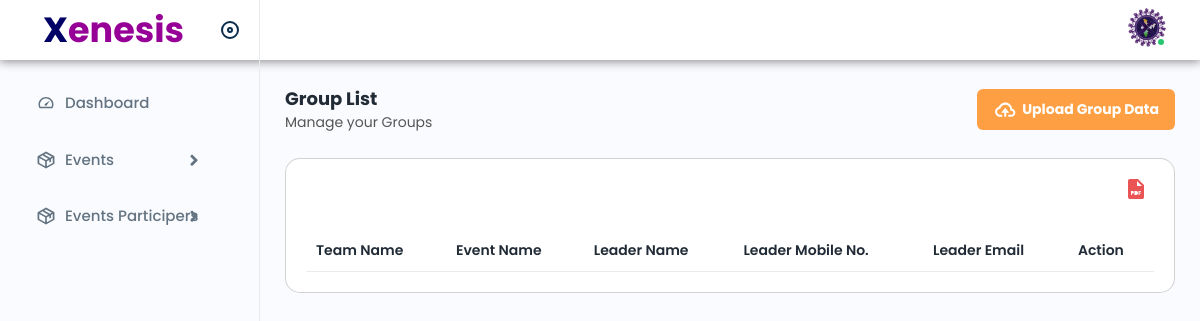
The app's page /Admin/grouplist.php, older data.
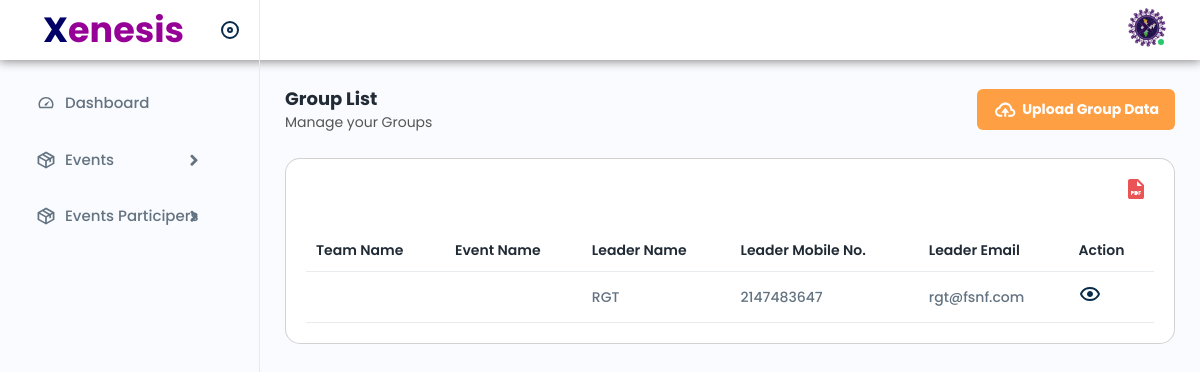
The same page, newer data.
### tables this page shows
CREATE TABLE `organizer_master` (
  `organizer_id` int(11) NOT NULL,
  `Leader_Name` varchar(100) NOT NULL,
  `event_id` int(11) NOT NULL,
  `Leader_email` varchar(250) NOT NULL,
  `Leader_mobile` int(10) NOT NULL,
  `Member1_name` varchar(100) NOT NULL,
  `Member1_email` varchar(250) NOT NULL,
  `Member1_mobile` int(10) NOT NULL,
  `Member2_name` varchar(100) NOT NULL,
  `Member2_email` varchar(250) NOT NULL,
  `Member2_mobile` int(10) NOT NULL,
  `Member3_name` varchar(100) NOT NULL,
  `Member3_email` varchar(250) NOT NULL,
  `Member3_mobile` int(10) NOT NULL,
  `Member4_name` varchar(100) NOT NULL,
  `Member4_email` varchar(250) NOT NULL,
  `Member4_mobile` int(10) NOT NULL,
  `Member5_name` varchar(100) NOT NULL,
  `Member5_email` varchar(250) NOT NULL,
  `Member5_mobile` int(10) NOT NULL
);

### Admin/grouplist.php (the view, shortened to what this page needs)
<!DOCTYPE html>
<html lang="en">
<head>
    <link rel="stylesheet" href="../assets/css/bootstrap.min.css">
    <link rel="stylesheet" href="../assets/plugins/icons/ionic/ionicons.css">
    <link rel="stylesheet" href="../assets/plugins/icons/feather/feather.css">
    <link rel="stylesheet" href="../assets/css/animate.css">
    <link rel="stylesheet" href="../assets/plugins/select2/css/select2.min.css">
    <link rel="stylesheet" href="../assets/css/dataTables.bootstrap4.min.css">
    <link rel="stylesheet" href="../assets/plugins/fontawesome/css/fontawesome.min.css">
    <link rel="stylesheet" href="../assets/plugins/fontawesome/css/all.min.css">
    <link href="https://cdn.jsdelivr.net/npm/bootstrap@5.3.0/dist/css/bootstrap.min.css" rel="stylesheet"
>
    <link rel="stylesheet" href="../assets/css/style.css">
</head>
<body>
    <div class="main-wrapper">
        <div class="header bord">
        <div class="header-left active">
                <a href="index.php" class="logo" style="font-size:35px; color: rgb(150, 0, 150); font-weight:bold; margin-left:23px;">
                    <span style="color: rgb(0, 0, 102)">X</span>enesis
                </a>
                <a id="toggle_btn" href="javascript:void(0);">
                </a>
            </div>
            <ul class="nav user-menu">
                <li class="nav-item dropdown has-arrow main-drop">
                    <a href="javascript:void(0);" class="dropdown-toggle nav-link userset" data-bs-toggle="dropdown">
                        <span class="user-img"><img src="../assets/img/Xenesis2025_logo.png" alt="img">
                            <span class="status online"></span></span>
                    </a>
                </li>
            </ul>
        </div>
        <div class="sidebar" id="sidebar">
            <div class="sidebar-inner slimscroll">
                <div id="sidebar-menu" class="sidebar-menu">
                    <ul>
                        <li>
                            <a href="index.php"><img src="../assets/img/icons/dashboard.svg" alt="img"><span>
                                    Dashboard</span> </a>
                        </li>
                        <li class="submenu">
                            <a href="javascript:void(0);"><img src="../assets/img/icons/product.svg" alt="img"><span>
                                Events</span> <span class="menu-arrow"></span></a>
                        </li>
                        <li class="submenu">
                            <a href="javascript:void(0);"><img src="../assets/img/icons/product.svg" alt="img"><span>
                                Events Participers</span> <span class="menu-arrow"></span></a>
                        </li>
                    </ul>
                </div>
            </div>
        </div>
        <div class="page-wrapper">
            <div class="content">
                <div class="page-header">
                    <div class="page-title">
                        <h4>Group List</h4>
                        <h6>Manage your Groups</h6>
                    </div>
                    <div class="page-btn">
                        <a href="uploadgroup.php" class="btn btn-added"><img src="../assets/img/icons/upload.svg" alt="img" class="me-1" style="height: 25px;">Upload Group Data</a>
                    </div>
                </div>
                <div class="card">
                    <div class="card-body">
                        <div class="table-top">
                            <div class="search-set">
                                <div class="search-input">
                                    <a class="btn btn-searchset"><img src="../assets/img/icons/search-white.svg"
                                            alt="img"></a>
                                </div>
                            </div>
                            <div class="wordset">
                                <ul>
                                    <li>
                                        <a href="#"
                                            data-bs-toggle="tooltip" data-bs-placement="top" title="pdf"><img
                                                src="../assets/img/icons/pdf.svg" alt="img"></a>
                                    </li>
                                </ul>
                            </div>
                        </div>
                        <div class="table-responsive">
                            <table class="table  datanew">
                                <thead>
                                    <tr>
                                        <th>Team Name</th>
                                        <th>Event Name</th>
                                        <th>Leader Name</th>
                                        <th>Leader Mobile No.</th>
                                        <th>Leader Email</th>
                                        <th>Action</th>
                                    </tr>
                                </thead>
                                <tbody>
                                    <?php
                                        require "../includes/scripts/connection.php";
                                        $sql = "SELECT * FROM `organizer_master`";
                                        $result = mysqli_query($conn, $sql);
                                        if($result->num_rows > 0){
                                            $row = mysqli_fetch_assoc($result);
                                            $event_id = $row['event_id'];
                                            $sql_fetch_event = "SELECT * FROM `event_master` WHERE `event_id` = $event_id";
                                            $result_fetch_event = mysqli_query($conn, $sql_fetch_event);
                                            $event_data = mysqli_fetch_assoc($result_fetch_event);
                                            $result = mysqli_query($conn, $sql);
                                            $team_name = $event_data['team_name'];
                                            $event_name = $event_data['event_name'];
                                            while($row = $result->fetch_assoc()){
                                                echo "<tr>
                                                        <td>".$team_name."</td>
                                                        <td>".$event_name."</td>
                                                        <td>".$row['Leader_Name']."</td>
                                                        <td>".$row['Leader_mobile']."</td>
                                                        <td>".$row['Leader_email']."</td>
                                                        <td>
                                                            <a href='groupdetails.php?id=".$row['event_id']."'>
                                                                <img src='../assets/img/icons/eye.svg' alt='img'>
                                                            </a>
                                                        </td>
                                                    </tr>";
                                            }
                                        }
                                    ?>
                                </tbody>
                            </table>
                        </div>
                    </div>
                </div>
            </div>
        </div>
    </div>
</body>
</html>

Row changes from the older to the newer data that the page shows:
added organizer_master: Leader_Name "RGT", Leader_mobile "2147483647", Leader_email "rgt@fsnf.com"
